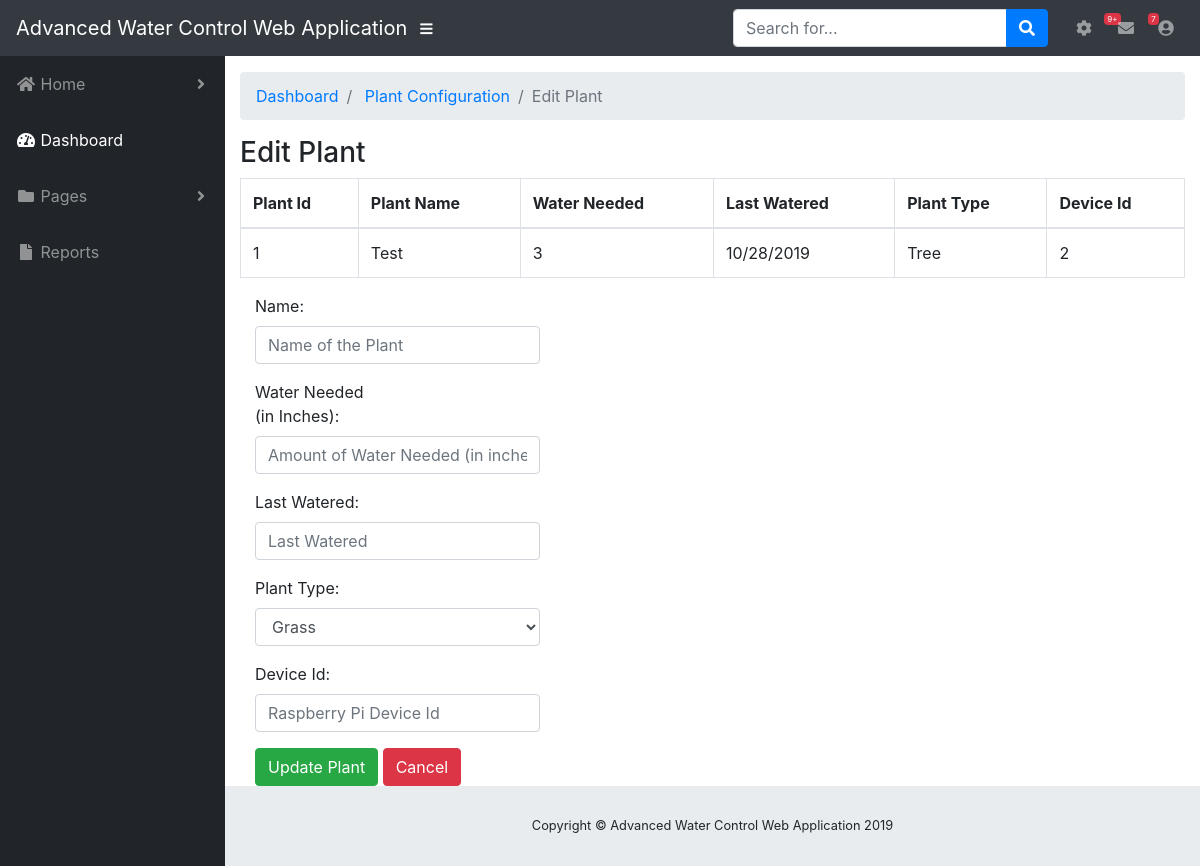
The page /plants/1/edit/ on the database its author committed.
### db_setup.py (models this page shows, shortened)
class Plant(Base):
    __tablename__ = "plants"
    id = Column(Integer, unique=True, primary_key=True)
    name = Column(String(250), nullable=False)
    water_needed = Column(String(250), nullable=False)
    last_watered = Column(String(250))
    plant_type = Column(String(250), nullable=False)
    device_id = Column(Integer, ForeignKey("devices.id"))
    device = relationship("Device", backref=backref(
        "plants", order_by=id), lazy=True)

### main.py (the view)
@app.route("/plants/<int:plant_id>/edit/", methods=['GET', 'POST'])
def editPlant(plant_id):
    editedPlant = session.query(Plant).filter_by(id=plant_id).one()
    if request.method == 'POST':
       editedPlant.name = request.form['name']
       editedPlant.water_needed = request.form['water_needed']
       editedPlant.last_watered = request.form['last_watered']
       editedPlant.plant_type = request.form['plant_type']
       editedPlant.device_id = request.form['device_id']
       session.add(editedPlant)
       session.commit()
       return redirect(url_for('plant_configuration'))
    else:
        return render_template('edit_plant.html', plant=editedPlant)

### templates/edit_plant.html (shortened to what this page needs)
{% extends "layout.html" %}
{% block body %}
    <div id="content-wrapper">
      <div class="container-fluid">
        <ol class="breadcrumb">
          <li class="breadcrumb-item">
            <a href="{{ url_for('home') }}">Dashboard</a>
          </li>
          <li class="breadcrumb-item">
              <a href="{{ url_for('plant_configuration') }}">Plant Configuration</a>
          </li>
          <li class="breadcrumb-item active">Edit Plant</li>
        </ol>
        <h3 >Edit Plant</h3>
          <table class="table table-bordered"  width="100%" cellspacing="0">
                <thead>
                  <tr>
                    <th>Plant Id</th>
                    <th>Plant Name</th>
                    <th>Water Needed</th>
                    <th>Last Watered</th>
                    <th>Plant Type</th>
                    <th>Device Id</th>
                  </tr>
                </thead>
                <tbody>
                      <tr>
                        <td>{{plant.id}}</td>
                        <td>{{plant.name}}</td>
                        <td>{{plant.water_needed}}</td>
                        <td>{{plant.last_watered}}</td>
                        <td>{{plant.plant_type}}</td>
                        <td>{{plant.device_id}}</td>
                      </tr>
                 </tbody>
              </table>
            <form class="form-horizontal" action="#" method="post">
              <div class="form-group">
                  <label class="control-label col-sm-2" for="name">Name:</label>
                  <div class="col-md-4 col-sm-10">
                      <input class="form-control" type="text" maxlength="100" id="name" name="name" placeholder="Name of the Plant">
                  </div>
              </div>
              <div class="form-group">
                  <label class="control-label col-sm-2" for="author">Water Needed (in Inches):</label>
                  <div class="col-md-4 col-sm-10">
                      <input class="form-control" maxlength="100" name="water_needed" placeholder="Amount of Water Needed (in inches)">
                  </div>
              </div>
              <div class="form-group">
                  <label class="control-label col-sm-2" for="last_watered">Last Watered:</label>
                  <div class="col-md-4 col-sm-10">
                    <input class="form-control" maxlength="100" name="last_watered" placeholder="Last Watered">
                  </div>
              </div>
              <div class="form-group">
                  <label class="control-label col-sm-2" for="plant_type">Plant Type:</label>
                  <div class="col-md-4 col-sm-10">
                       <select class="form-control" name="plant_type">
                            <option>Grass</option>
                       </select>
                  </div>
              </div>
              <div class="form-group">
                  <label class="control-label col-sm-2" for="device_id">Device Id:</label>
                  <div class="col-md-4 col-sm-10">
                      <input class="form-control" maxlength="100" name="device_id" placeholder="Raspberry Pi Device Id">
                  </div>
              </div>
              <div class="col-md-4">
                <button type="submit" class="btn btn-success">Update Plant</button>
                <button type="cancel" class="btn btn-danger">Cancel</button>
              </div>
          </form>
      <footer class="sticky-footer">
        <div class="container my-auto">
          <div class="copyright text-center my-auto">
            <span>Copyright © Advanced Water Control Web Application 2019</span>
          </div>
        </div>
      </footer>
    </div>
{% endblock %}

### rows shown on the page
Plant: id "1", name "Test", water_needed "3", last_watered "10/28/2019", plant_type "Tree", device_id "2"
